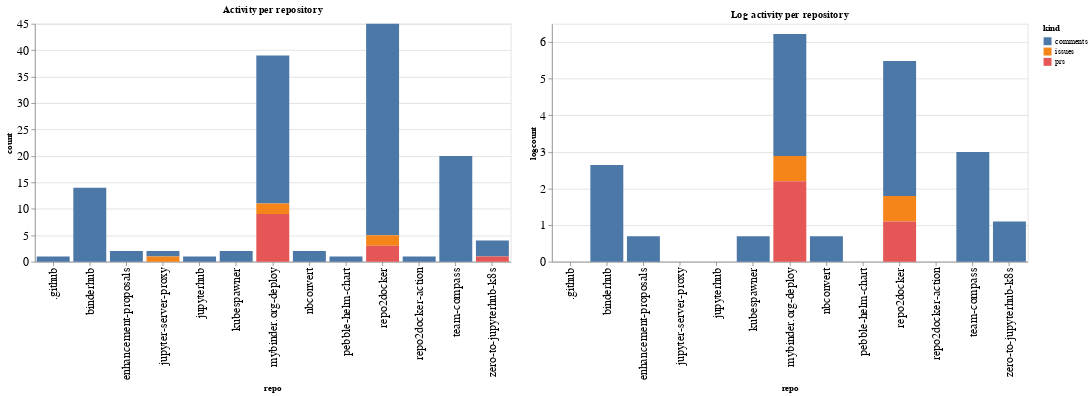

Here is the notebook cell this chart was saved with:
### Code cell
ch1 = alt.Chart(repo_summaries, width=600, title="Activity per repository").mark_bar().encode(
    x='repo',
    y='count',
    color='kind',
    tooltip="kind"
)

ch2 = alt.Chart(repo_summaries, width=600, title="Log activity per repository").mark_bar().encode(
    x='repo',
    y='logcount',
    color='kind',
    tooltip="kind"
)

ch1 | ch2

### Figure 1 — Vega-Lite specification as saved in the notebook (floating-point values rounded to 4 significant figures)
{"config": {"axisLeft": {"labelFontSize": 15}, "axisBottom": {"labelFontSize": 15}}, "hconcat": [{"mark": "bar", "encoding": {"color": {"type": "nominal", "field": "kind"}, "tooltip": {"type": "nominal", "field": "kind"}, "x": {"type": "nominal", "field": "repo"}, "y": {"type": "quantitative", "field": "count"}}, "title": "Activity per repository", "width": 600}, {"mark": "bar", "encoding": {"color": {"type": "nominal", "field": "kind"}, "tooltip": {"type": "nominal", "field": "kind"}, "x": {"type": "nominal", "field": "repo"}, "y": {"type": "quantitative", "field": "logcount"}}, "title": "Log activity per repository", "width": 600}], "data": {"name": "data-1fc66ee6e863fe05d2e3c9c9a286aa05"}, "$schema": "https://vega.github.io/schema/vega-lite/v4.8.1.json", "datasets": {"data-1fc66ee6e863fe05d2e3c9c9a286aa05": [{"repo": ".github", "kind": "comments", "count": 1, "logcount": 0.0}, {"repo": "binderhub", "kind": "comments", "count": 14, "logcount": 2.639}, {"repo": "enhancement-proposals", "kind": "comments", "count": 2, "logcount": 0.6931}, {"repo": "jupyter-server-proxy", "kind": "comments", "count": 1, "logcount": 0.0}, {"repo": "jupyter-server-proxy", "kind": "issues", "count": 1, "logcount": 0.0}, {"repo": "jupyterhub", "kind": "comments", "count": 1, "logcount": 0.0}, {"repo": "kubespawner", "kind": "comments", "count": 2, "logcount": 0.6931}, {"repo": "mybinder.org-deploy", "kind": "comments", "count": 28, "logcount": 3.332}, {"repo": "mybinder.org-deploy", "kind": "issues", "count": 2, "logcount": 0.6931}, {"repo": "mybinder.org-deploy", "kind": "prs", "count": 9, "logcount": 2.197}, {"repo": "nbconvert", "kind": "comments", "count": 2, "logcount": 0.6931}, {"repo": "pebble-helm-chart", "kind": "comments", "count": 1, "logcount": 0.0}, {"repo": "repo2docker", "kind": "comments", "count": 40, "logcount": 3.689}, {"repo": "repo2docker", "kind": "issues", "count": 2, "logcount": 0.6931}, {"repo": "repo2docker", "kind": "prs", "count": 3, "logcount": 1.099}, {"repo": "repo2docker-action", "kind": "comments", "count": 1, "logcount": 0.0}, {"repo": "team-compass", "kind": "comments", "count": 20, "logcount": 2.996}, {"repo": "zero-to-jupyterhub-k8s", "kind": "comments", "count": 3, "logcount": 1.099}, {"repo": "zero-to-jupyterhub-k8s", "kind": "prs", "count": 1, "logcount": 0.0}]}}
